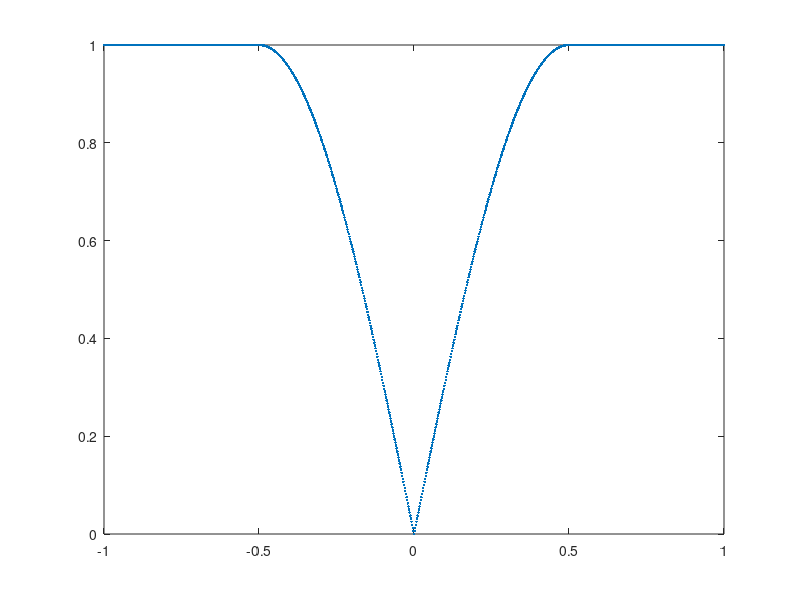

The MATLAB script that drew this image:
clear;
NNN=1001;
ve=linspace(-1,1,NNN);
vn=linspace(-1,1,NNN);

eps_v=0.5;
k=1;
for i=1:NNN
    for j = 501;%1:NNN
        veplot(k)=ve(j);
        vnplot(k)=vn(i);
        vv=norm([ve(j),vn(i)]);
        if vv<eps_v
            if vv<0.0001
                vbar_n(k) = 0;
                vbar_e(k) = 0;
            else
                vbar_n(k) = ((sin(vv/eps_v*pi/2)/vv-1)+1)*vn(i);
                vbar_e(k) = ((sin(vv/eps_v*pi/2)/vv-1)+1)*ve(j);
            end
            
            vbar(k) = norm([vbar_n(k),vbar_e(k)]);%+sin(vv*pi/2)-vv;
        else
            vbar_n(k) = vn(i)/vv;
            vbar_e(k) = ve(j)/vv;
            vbar(k)=1;
        end
        
        k=k+1;
    end
end
plot(vnplot,vbar,'.')
% plot3(veplot,vnplot,vbar,'.')